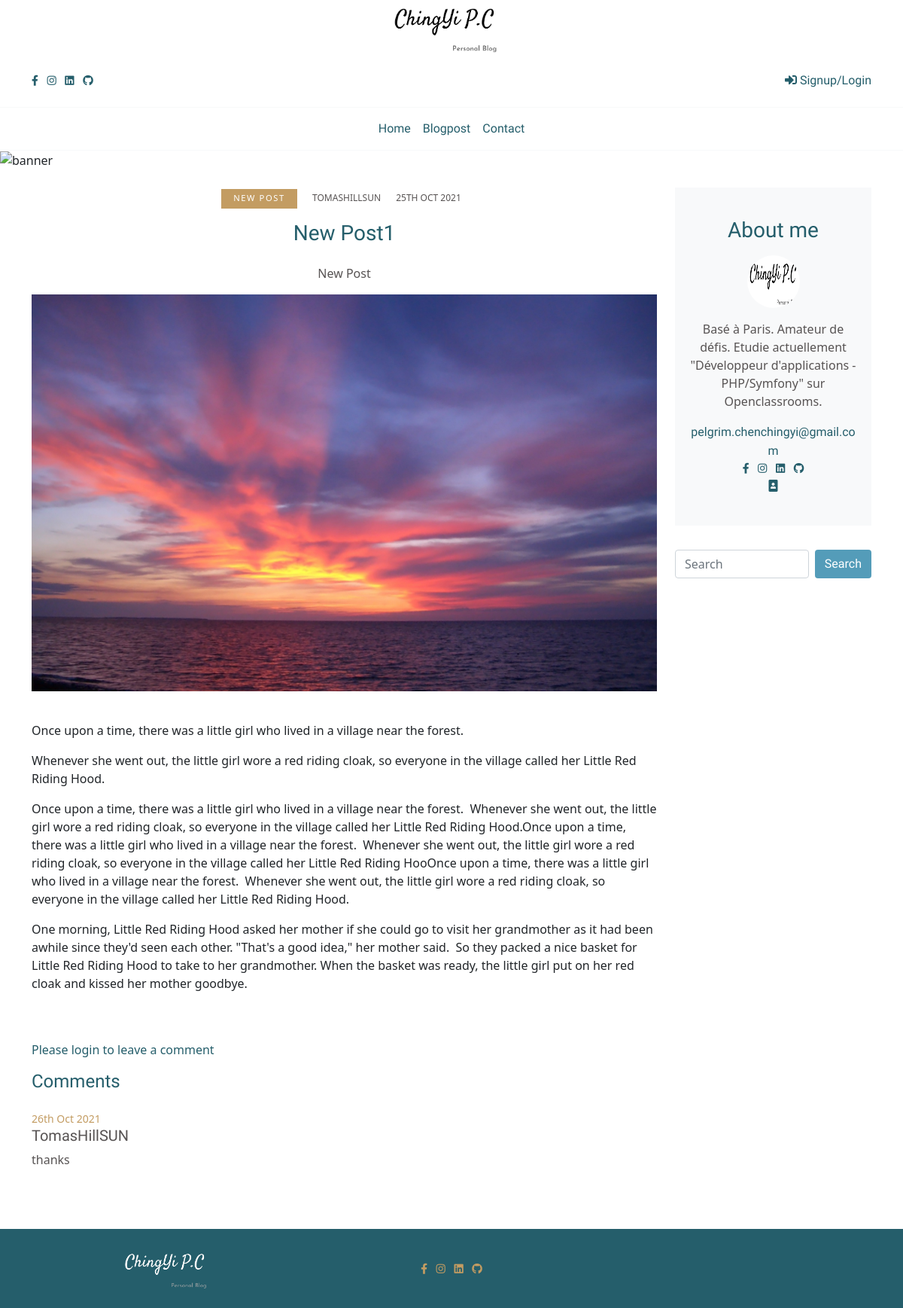
/project5PhpBlog/index.php?action=post&id=45, run on the app's committed database.
### tables this page shows
CREATE TABLE `post` (
  `id` int(11) NOT NULL,
  `title` varchar(200) NOT NULL,
  `chapo` longtext NOT NULL,
  `content` longtext NOT NULL,
  `image` varchar(255) DEFAULT NULL,
  `date_create` datetime NOT NULL,
  `date_update` datetime NOT NULL DEFAULT CURRENT_TIMESTAMP,
  `user_id` int(11) NOT NULL,
  `category` varchar(45) NOT NULL
);

CREATE TABLE `user` (
  `id` int(11) NOT NULL,
  `first_name` varchar(45) NOT NULL,
  `last_name` varchar(60) NOT NULL,
  `user_name` varchar(60) NOT NULL,
  `email` varchar(100) NOT NULL,
  `password` varchar(255) NOT NULL,
  `date_create` datetime NOT NULL,
  `user_type_id` int(11) DEFAULT '2',
  `reset_token` varchar(255) DEFAULT NULL
);

CREATE TABLE `comment` (
  `id` int(11) NOT NULL,
  `author` varchar(45) NOT NULL,
  `comment` varchar(250) NOT NULL,
  `valid` tinyint(1) DEFAULT NULL,
  `date_create` datetime NOT NULL,
  `post_id` int(11) NOT NULL,
  `user_id` int(11) NOT NULL
);

### project5PhpBlog/src/controllers/FrontendControllers.php (called while the page is built, shortened)
<?php
class FrontendControllers
{
    public function listAPost()
    {
        $postManager = new PostManager();
        $commentManager = new CommentManager();
        $post = $postManager->getPost($_GET['id']);
        $comments = $commentManager->getComments($_GET['id']);
        require('src/views/frontend/singlepost.php');
    }
}

### project5PhpBlog/src/models/postManager.php (called while the page is built, shortened)
<?php
class PostManager extends DatabaseManager
{
    function getPost($postId)
    {
        $db = $this->dbConnect();
        $statement = $db->prepare('SELECT post.id, image,title, category, chapo, USER.user_name, content,  DATE_FORMAT(post.date_create, "%D %b %Y") AS creation_date
    FROM `post` JOIN USER WHERE USER.id = `post`.`user_id` AND post.id=?');
        $statement->execute(array($postId));
        $values = $statement->fetch(PDO::FETCH_ASSOC);
        $post = new Posts($values);
        return $post;
    }
}

### project5PhpBlog/src/models/Posts.php (called while the page is built, shortened)
<?php
class Posts
{
    private $title;
    private $category;
    private $chapo;
    private $user_name;
    private $content;
    private $creation_date;
    private $image;
    public function hydrate(array $values)
    {
        foreach ($values as $key => $value) {
            $pieces = explode('_', $key);
            foreach ($pieces as $piece) {
                if (count($pieces) == 1) {
                    $method = 'set' . ucfirst($pieces[0]);
                }
                if (count($pieces) == 2) {
                    $method = 'set' . ucfirst($pieces[0]) . ucfirst($pieces[1]);
                }
            }
        }
    }
    public function setId($id)
    {
        $id = (int) $id;
    }
    public function setTitle($title)
    {
        if (is_string($title)) {
            $this->title = $title;
        }
    }
    public function getTitle()
    {
        return $this->title;
    }
    public function setCategory($category)
    {
        if (is_string($category)) {
            $this->category = $category;
        }
    }
    public function getCategory()
    {
        return $this->category;
    }
    public function setChapo($chapo)
    {
        if (is_string($chapo)) {
            $this->chapo = $chapo;
        }
    }
    public function getChapo()
    {
        return $this->chapo;
    }
    public function setUserName($user_name)
    {
        if (is_string($user_name)) {
            $this->user_name = $user_name;
        }
    }
    public function getUserName()
    {
        return $this->user_name;
    }
    public function setContent($content)
    {
        if (is_string($content)) {
            $this->content = $content;
        }
    }
    public function getContent()
    {
        return $this->content;
    }
    public function setCreationDate($creation_date)
    {
        $this->creation_date = $creation_date;
    }
    public function getCreationDate()
    {
        return $this->creation_date;
    }
    public function setImage($image)
    {
        $this->image = $image;
    }
    public function getImage()
    {
        return $this->image;
    }
}

### project5PhpBlog/src/models/commentManager.php (called while the page is built, shortened)
<?php
class CommentManager extends DatabaseManager
{
    public function getComments($postId)
    {
        $comments = [];
        $db = $this->dbConnect();
        $statement = $db->PREPARE('SELECT`id`,`author`,`post_id`,`comment`,DATE_FORMAT(date_create, "%D %b %Y") AS comment_creation_date
    FROM COMMENT WHERE `post_id`=? AND `valid`=true ORDER BY comment_creation_date DESC');
        $statement->execute(array($postId));
        while ($values = $statement->fetch(PDO::FETCH_ASSOC)) {
            $comments[] = new Comments($values);
        }
        return $comments;
    }
}

### project5PhpBlog/src/models/Comments.php (called while the page is built, shortened)
<?php
class Comments
{
    private $author;
    private $comment;
    private $comment_creation_date;
    public function hydrate(array $values)
    {
        foreach ($values as $key => $value) {
            $pieces = explode('_', $key);
            foreach ($pieces as $piece) {
                if (count($pieces) == 1) {
                    $method = 'set' . ucfirst($pieces[0]);
                }
                if (count($pieces) == 2) {
                    $method = 'set' . ucfirst($pieces[0]) . ucfirst($pieces[1]);
                }
                if (count($pieces) == 3) {
                    $method = 'set' . ucfirst($pieces[0]) . ucfirst($pieces[1]) . ucfirst($pieces[2]);
                }
            }
        }
    }
    public function setId($id)
    {
        $id = (int) $id;
    }
    public function setAuthor($author)
    {
        if (is_string($author)) {
            $this->author = $author;
        }
    }
    public function getAuthor()
    {
        return $this->author;
    }
    public function setComment($comment)
    {
        if (is_string($comment)) {
            $this->comment = $comment;
        }
    }
    public function getComment()
    {
        return $this->comment;
    }
    public function setCommentCreationDate($comment_creation_date)
    {
        $this->comment_creation_date = $comment_creation_date;
    }
    public function getCommentCreateDate()
    {
        return $this->comment_creation_date;
    }
    public function setPostId($post_id)
    {
        $post_id = (int) $post_id;
    }
}

### project5PhpBlog/src/views/frontend/singlepost.php (the view, shortened to what this page needs)
<div class="pb-4 "><img class="img-fluid" src="public/img/sea.png" alt="banner" /></div>
<section class="pb-5">
    <div class="container pb-4">
        <div class="row">
            <div class="col-lg-9 mb-5 mb-lg-0 mx-auto">
                <div class="row mb-5">
                    <div class="col-lg-12 text-center">
                        <ul class="list-inline">
                            <li class="list-inline-item mr-2 category font-weight-normal"> <?php echo $post->getCategory();?> </li>
                            <li class="list-inline-item mx-2 text-uppercase meta font-weight-normal"><?php echo $post->getUserName(); ?></li>
                            <li class="list-inline-item mx-2 text-uppercase meta font-weight-normal"><?php echo $post->getCreationDate(); ?></li>
                        </ul>
                    </div>
                    <div class="col-lg-12 text-center">
                        <h2 class="h3 mb-4"> <a class="d-block blogtitle" href=""><?php echo $post->getTitle(); ?></a></h2>
                        <p class="blogtext"><?php echo $post->getChapo();?></p>
                    </div>
                    <div class="col-lg-12 text-center"><a class="d-block post-trending mb-4" href=""><img class="img-fluid w-100" src="<?php echo $post->getImage(); ?>" alt="" /></a>
                    </div>
                    <div class="col-lg-12">
                        <p class="blogtext"><?php echo $post->getContent();?></p>
                    </div>
                </div>
                <?php if (!empty($_SESSION['username'])) : ?>
                    <?php if (isset($_SESSION['success_message']) && !empty($_SESSION['success_message'])) { ?>
                        <div class="success-message" style="margin-bottom: 15px;font-size: 20px;color: green;"><?php echo $_SESSION['success_message']; ?></div>
                    <?php
                        unset($_SESSION['success_message']);
                    }
                    ?>
                    <form method="post" action="index.php?action=leavecomment&amp;id=<?= $post->getId(); ?>">
                        <h3 class="cardtitle">Leave a comment</h3>
                        <div class="row mb-3">
                            <div class="col-lg-12 mb-3">
                                <input class="form-control" type="text" name="author" placeholder="Full Name e.g. Jason Doe" value="<?= $_SESSION['username'] ?>" required>
                            </div>
                            <div class="col-lg-12 mb-3">
                                <textarea class="form-control" name="comment" rows="5" placeholder="Leave your comment" value="<?= $comment ?>" required></textarea>
                            </div>
                            <div class="col-lg-12 mb-3">
                                <button class="btn button" type="submit">Submit your comment</button>
                            </div>
                        </div>
                    </form>
                <?php else : ?>
                    <p class="admin-title">Please login to leave a comment</p>
                <?php endif; ?>
                <h3 class="h4 mb-4 cardtitle">Comments</h3>
                <?php foreach ($comments as $comment) { ?>
                    <p class="small mb-0 date"><?= $comment->getCommentCreateDate()?></p>
                    <h5 class="name"><?= htmlspecialchars($comment->getAuthor())?></h5>
                    <p class="blogtext text-small mb-2"><?= htmlspecialchars($comment->getComment()) ?></p>
                <?php } ?>
            </div>
            <?php include_once 'src/views/frontend/_about.php'; ?>
        </div>
</section>
<?php require('src/views/frontend/_frontendLayout.php'); ?>

### data on the page
post: category "NEW POST", user.user_name "TOMASHILLSUN", title "New Post1", chapo "New Post", image (picture), content "Once upon a time, there was a little girl who lived in a village near the forest. Whenever she went out, the little girl wore a red riding cloak, so everyone in the village called her Little Red Riding Hood. Once upon a time, there was a little girl who lived in a village near the forest. Whenever she went out, the little girl wore a red riding cloak, so everyone in the village called her Little Red Riding Hood.Once upon a time, there was a little girl who lived in a village near the forest. Whenever she went out, the little girl wore a red riding cloak, so everyone in the village called her Little Red Riding HooOnce upon a time, there was a little girl who lived in a village near the…"
comment: CommentCreateDate "26th Oct 2021", author "TomasHillSUN", comment "thanks"

### other printed values
$post->getCreationDate() "25TH OCT 2021"
